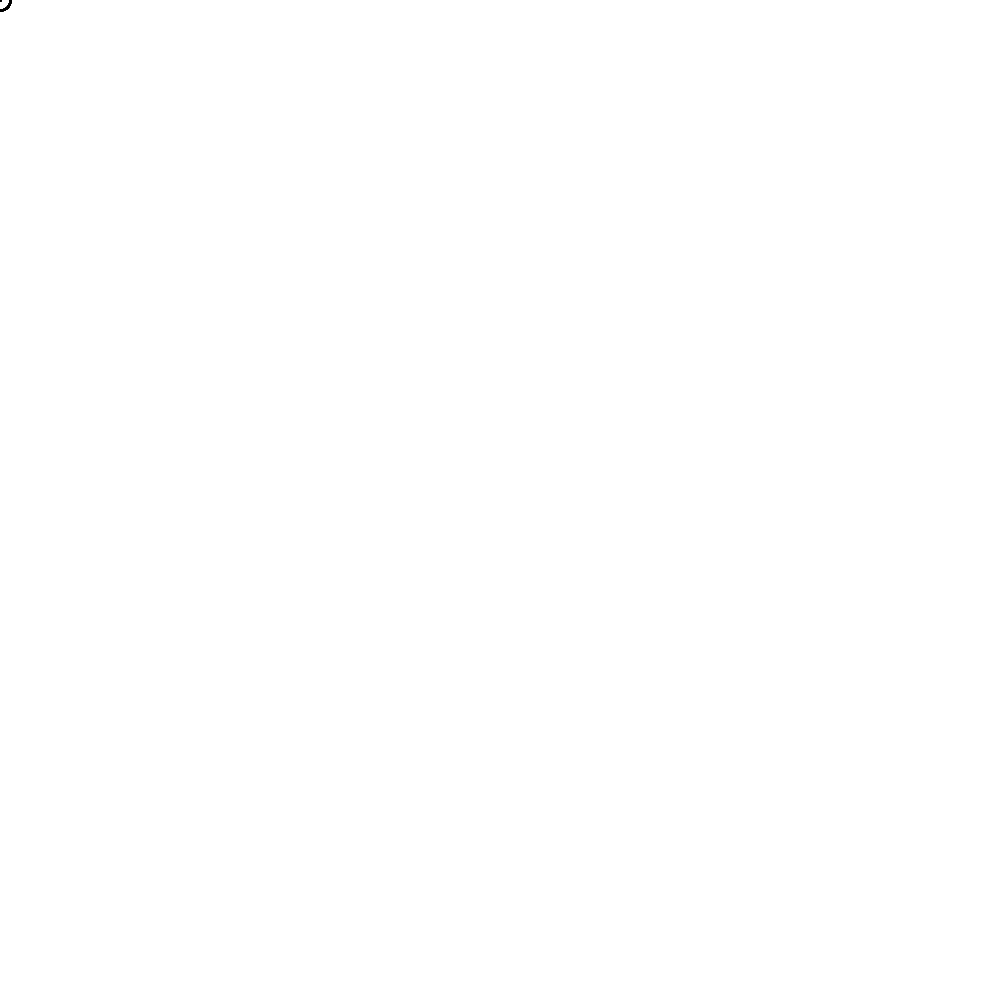
Frame 1 (no input)
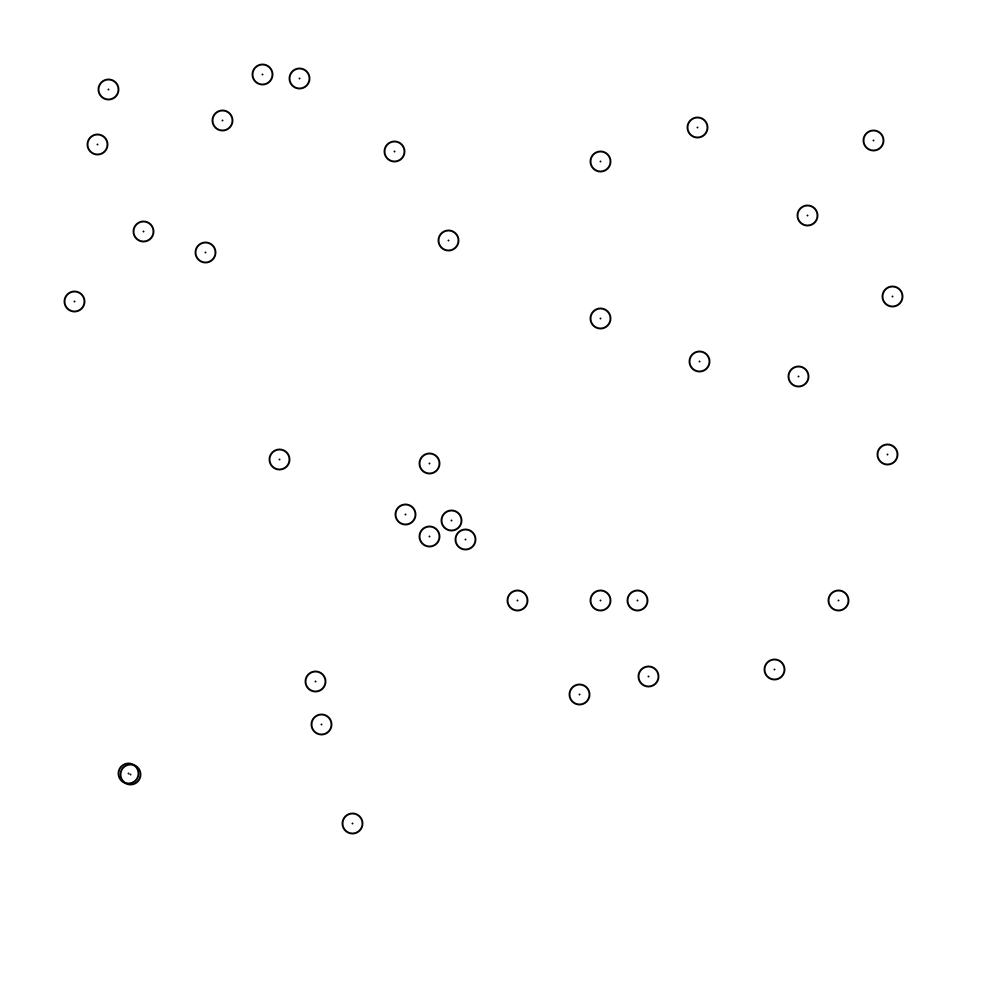
Frame 60 (the mouse pressed at the canvas centre just before this capture)
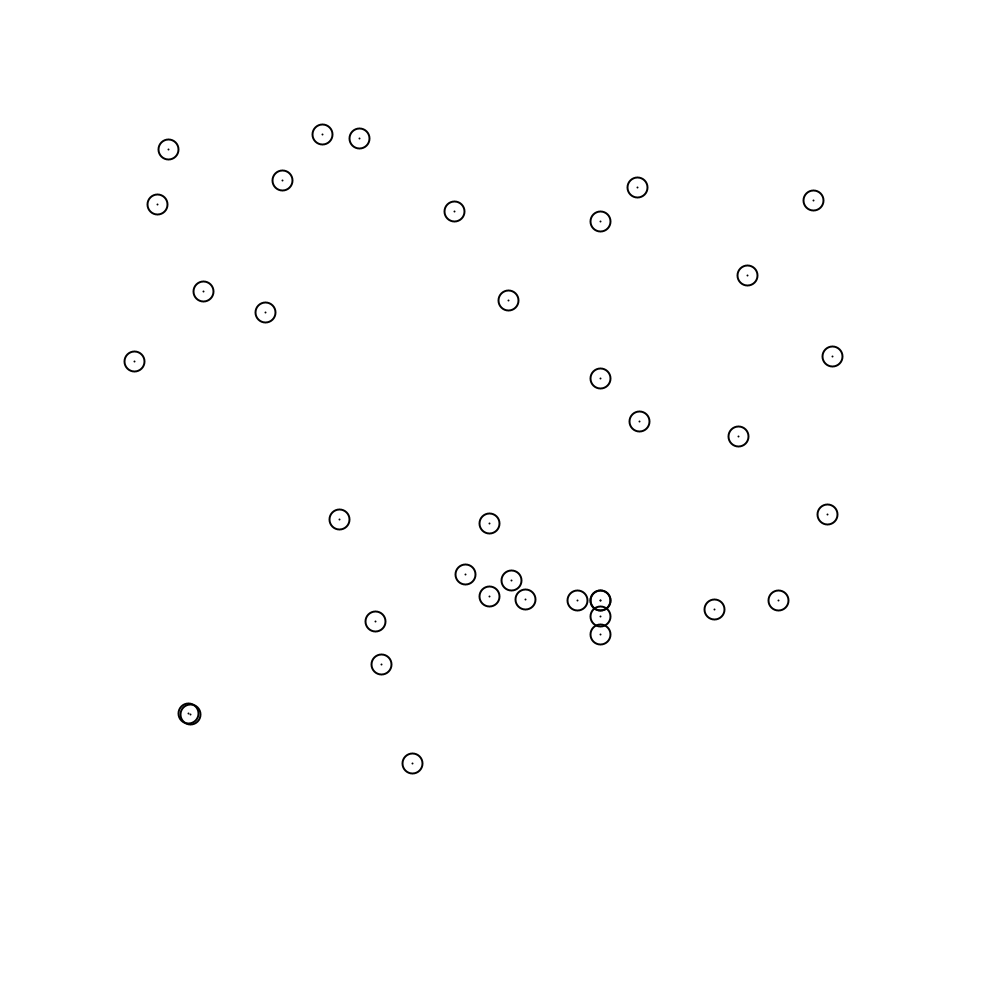
Frame 120 (the mouse held since frame 60 and released just before this capture)

The Processing sketch that drew these frames (run headless with seeded random() and noise(); from frame 60 on, the mouse is pressed at the canvas centre):

// Processing sketch: vinhetaMarisaEstrelasGlobo
// ── vinhetaMarisaEstrelasGlobo.pde
float x = 0; float y = 0;
int starNum = 37; //(36+1)
float[] starXPos = new float[starNum];
float[] starYPos = new float[starNum];
Star[] stars = new Star[starNum];
int fc;


class Star{
 color c;
 float xPos; float yPos;
 float xWU; float yWU;
 float xFinal = 600, yFinal= 600;
 float xInit, yInit;
  Star(color tempC){
    c = tempC;
    //xPos = tempX;
    //yPos = tempY;
  }
  void exist(){
    noFill();
   strokeWeight(2);
   ellipse(xPos,yPos,20,20);
   point(xPos,yPos);
  }
  void appear(){
    xPos =  random(1000);
    yPos =  random(1000);
    xInit = xPos; yInit = yPos;
  }
  
  void walk(){
    
    if(xPos > xFinal){
      xPos--;
    }
    if(yPos > yFinal){
      yPos--;
    }
    
    if(xPos < xFinal){
      xPos++;
    }
    if(yPos < yFinal){
      yPos++;
    }
    /*for(float xWU = xPos; xWU >= xFinal; xWU = xWU+1){
      
    }*/
  }
    
}

void setup(){
  size(1000,1000);
  for(int i= 0; i<stars.length; i++){
    stars[i] = new Star(255);
  }
  
}

void draw(){
  background(255);
  for(int i= 0; i<stars.length; i++){
      stars[i].exist();
    }
  fc++;
  /*strokeWeight(5);
    for(int i = 0; i<starXPos.length; i++){
    starXPos[i] =  random(300);
      starYPos[i] =  random(300);
      point(starXPos[i],starYPos[i]);
    
  }
  */
  
  if(fc<2){
    for(int i= 0; i<stars.length; i++){
      stars[i].appear();
    }
  }
  for(int i= 0; i<stars.length; i++){
      stars[i].walk();
    }
  
  //noLoop();
}
